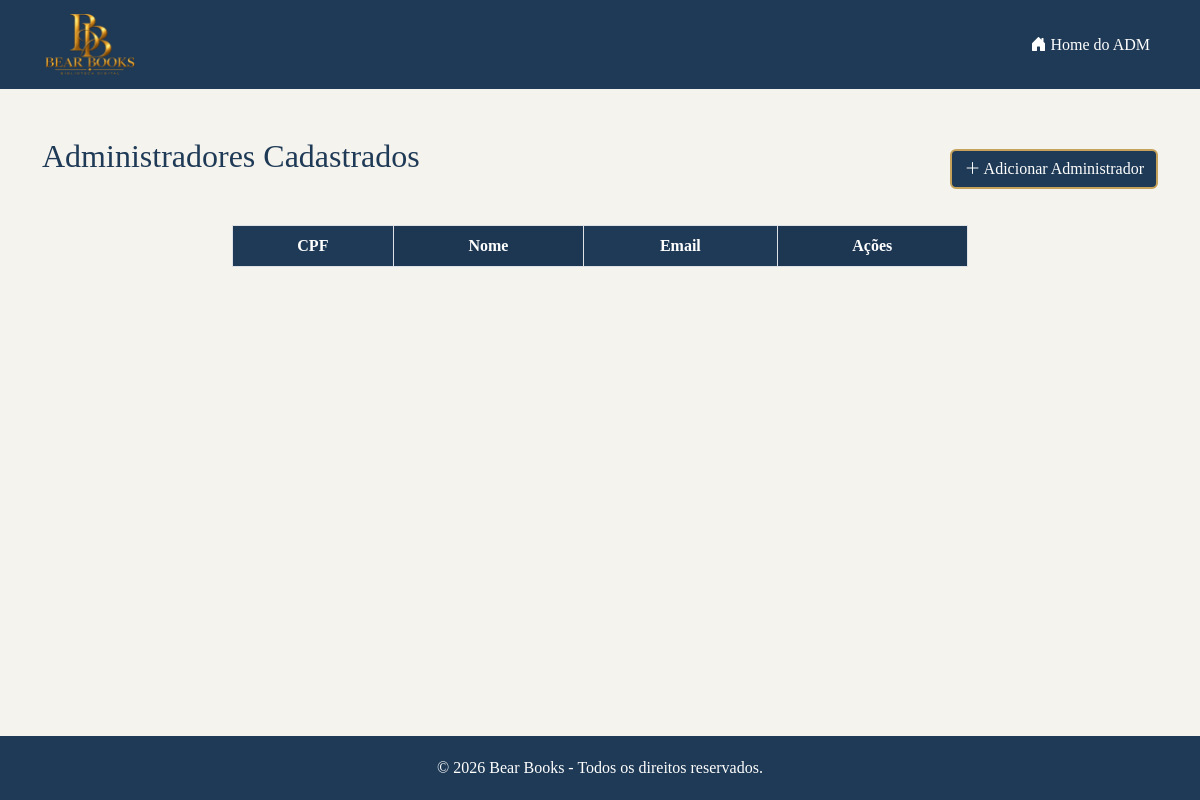
The page /administrador/usuarioadm/gerenciaradm.php on the database as committed earlier.
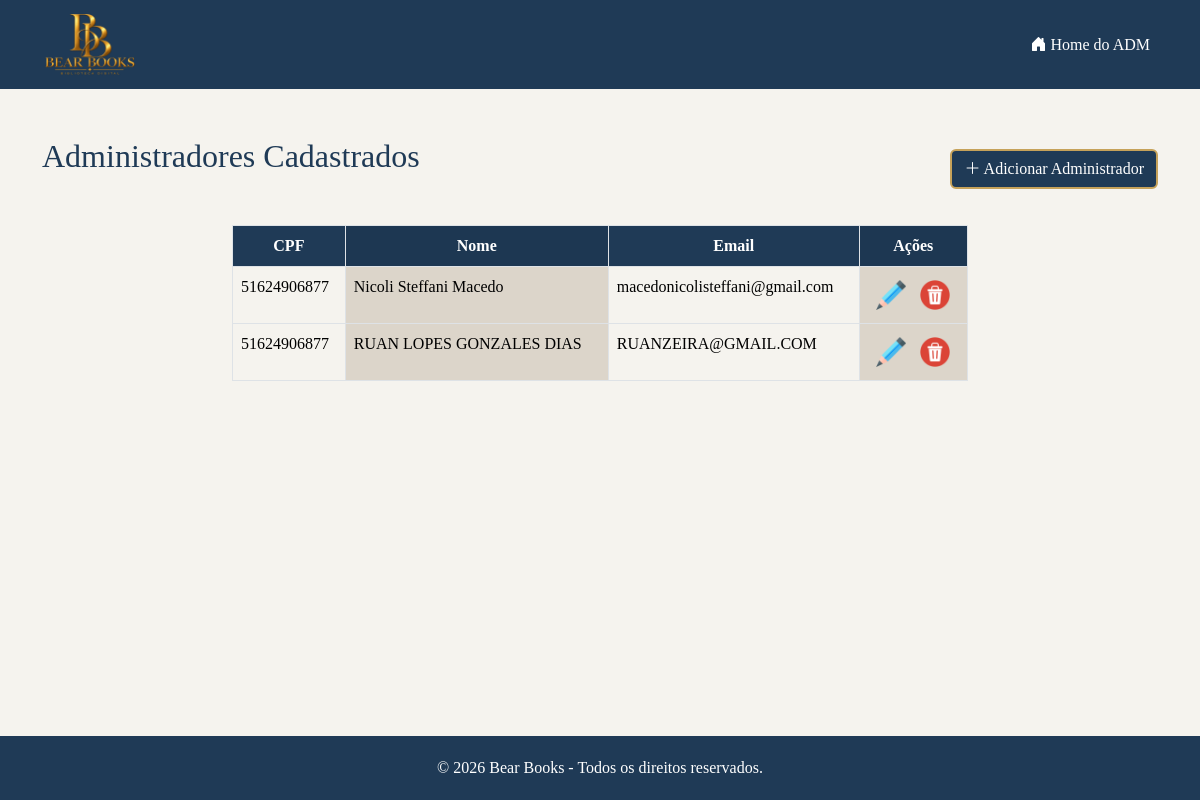
The same page on the database as committed later.
### tables this page shows
CREATE TABLE `cadastro_adm` (
  `id_adm` int(5) NOT NULL,
  `cpf_adm` varchar(14) DEFAULT NULL,
  `nome_adm` varchar(100) DEFAULT NULL,
  `email_adm` varchar(100) DEFAULT NULL,
  `senha_adm` varchar(100) DEFAULT NULL
);

### administrador/usuarioadm/gerenciaradm.php (the view, shortened to what this page needs)
<?php
include "../../ARQUIVOS/conexao.php";
?>
<!DOCTYPE html>
<html lang="pt-br">
<head>
    <link href="https://cdn.jsdelivr.net/npm/bootstrap@5.3.8/dist/css/bootstrap.min.css" rel="stylesheet"
>
    <link rel="stylesheet" href="https://cdn.jsdelivr.net/npm/bootstrap-icons@1.13.1/font/bootstrap-icons.min.css">
    <link rel="stylesheet" href="../../css/style.css">
</head>
<body>
    <nav class="navbar navbar-expand-lg">
        <div class="container">
            <a class="navbar-brand" href="../MenuAdministrador.php">
                <img src="../../ARQUIVOS/img/logo.png" class="me-3">
            </a>
            <div class="navbar-nav ms-auto">
                <a class="nav-link" href="../MenuAdministrador.php">
                    <i class="bi bi-house-door-fill"></i>
                    Home do ADM
                </a>
            </div>
        </div>
    </nav>
    <div class="container mt-5">
        <div class="d-flex justify-content-between align-items-center mb-4">
            <h2 class="titulo-pagina">Administradores Cadastrados</h2>
            <a href="formAdministrador.php" class="btn btn-adicionar">
                <i class="bi bi-plus-lg"></i>
                Adicionar Administrador
            </a>
        </div>
        <div class="row justify-content-center">
            <div class="col-sm-12 col-md-10 col-lg-8">
                <div class="table-responsive">
                    <table class="table table-striped-columns table-bordered">
                        <thead class="text-center">
                            <tr>
                                <th>CPF</th>
                                <th>Nome</th>
                                <th>Email</th>
                                <th>Ações</th>
                            </tr>
                        </thead>
                        <tbody>
                            <?php
                            $sql = "SELECT * FROM cadastro_adm";
                            $result = $conn->query($sql);
                            while ($row = $result->fetch_assoc()) {
                                $id_adm = $row['id_adm'];
                                echo "<tr>
                            <td>{$row['cpf_adm']}</td>
                            <td>{$row['nome_adm']}</td>
                            <td>{$row['email_adm']}</td>
                            <td class='text-center'>
                                <a href='editarFormAdministrador.php?id_adm=$id_adm'>
                                    <img src='../../ARQUIVOS/img/lapis.png' width='30' height='30'>
                                </a>
                                <a href='deleteAdministrador.php?id_adm=$id_adm'
                                    onclick=\"return confirm('Deseja realmente excluir o Administrador {$row['nome_adm']}?');\">
                                    <img src='../../ARQUIVOS/img/lixeira.png' width='30' height='30'>
                                </a>
                            </td>
                        </tr>";
                            }
                            ?>
                        </tbody>
                    </table>
                </div>
            </div>
        </div>
    </div>
    <footer class="footer">
        <p class="mb-0">© 2026 Bear Books - Todos os direitos reservados.</p>
    </footer>
</body>
</html>

Rows that differ between the two databases and show on the page:
added cadastro_adm: cpf_adm "51624906877", nome_adm "Nicoli Steffani Macedo", email_adm "macedonicolisteffani@gmail.com"
added cadastro_adm: cpf_adm "51624906877", nome_adm "RUAN LOPES GONZALES DIAS", email_adm "RUANZEIRA@GMAIL.COM"
